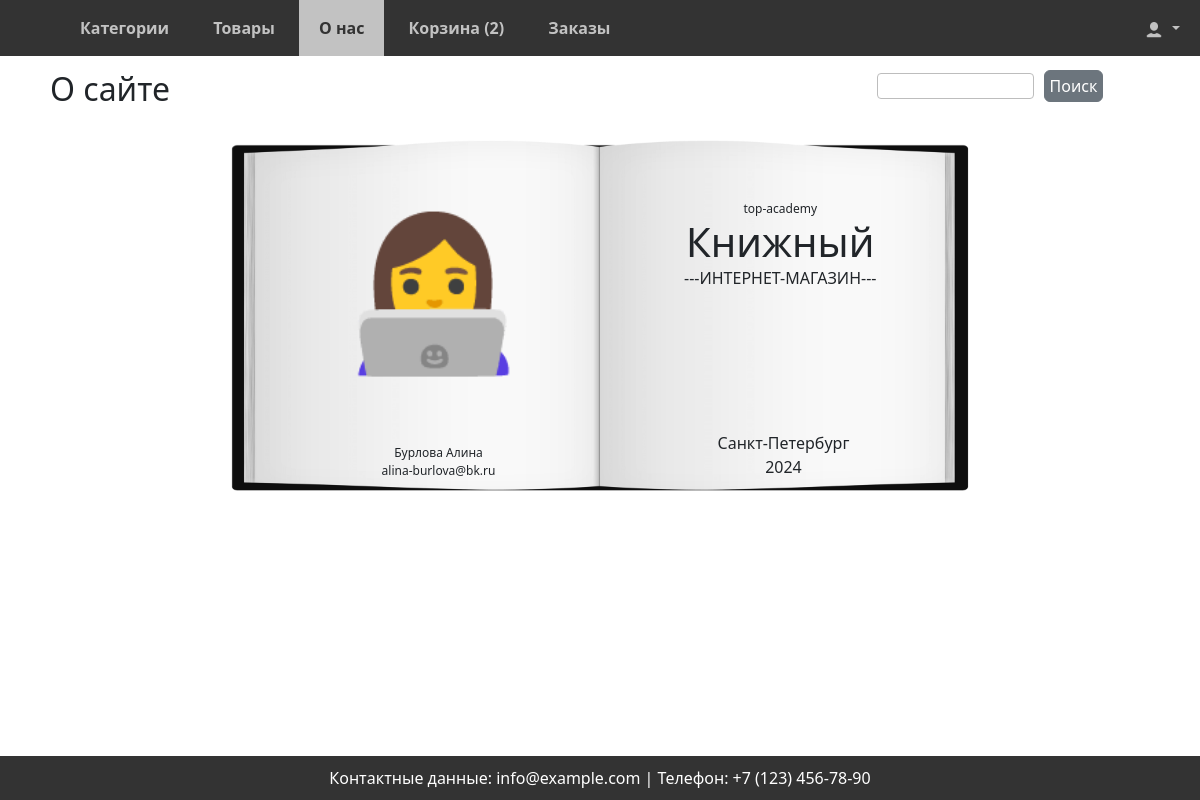
/products/about/ (signed in), run on the app's committed database.
### users/models.py (models this page shows)
class CustomUser(AbstractUser):
    phone = models.CharField(max_length=20, verbose_name="Телефон")
    city = models.CharField(max_length=100, verbose_name="Город")
    image = models.ImageField(upload_to="users/", blank=True, null=True, verbose_name="Изображение")

### shop/views.py (the view)
# urls.py: path('about/', about, name='about'),
def about(request):
    context = {
        'name': 'Книжный',
        'type': '---ИНТЕРНЕТ-МАГАЗИН---',
        'city': 'Санкт-Петербург',
        'year': '2024',
        'pr_name': 'Алина',
        'pr_lastname': 'Бурлова',
        'pr_email': 'alina-burlova@bk.ru',
        'current_page': 'shop:about',
    }
    return render(request, template_name='shop/about.html', context=context)

### orders/forms.py
class QuickOrderForm(forms.Form):
    name = forms.CharField(max_length=50, label="Имя")
    last_name = forms.CharField(max_length=50, label="Фамилия")
    email = forms.EmailField(label="Эл.почта")
    phone = forms.CharField(max_length=50, label="Телефон")
    payment = forms.ChoiceField(choices=PAYMENT_CHOICES, label='Способ оплаты')
    delivery = forms.ChoiceField(choices=DELIVERY_CHOICES, label='Способ Доставки')

### cart/context_processors.py (called while the page is built)
def cart(request):
    if request.user.id:
        return {'cart': ProductCartUser(request)}
    return {'cart': Cart(request)}

### cart/views.py (called while the page is built)
    def __len__(self):
        return sum(item['quantity'] for item in self.cart.values())

### orders/context_processors.py (called while the page is built)
def quick_order_form(request):
    return {'quick_order_form': QuickOrderForm()}

### shop/templates/shop/about.html
{% extends 'base.html' %}
{% load static %}
{% block content %}
<h2 class="about-h2">О сайте</h2>
<div class="about">
    <img src="{% static 'img/book_about.png' %}" alt="Раскрытая книга">
    <div class="all-info">
        <div class="info info-1">
            <p class="p-top">top-academy</p>
            <h1>{{ name }}</h1>
            <p>{{ type }}</p>
        </div>
        <div class="info info-2">
            <p>{{ city }}</p>
            <p>2024</p>
        </div>
    </div>
        <div class="pr-info">
        <div class="pr">👩‍💻</div>
        <div class="info info-pr">
            <p>{{ pr_lastname }} {{ pr_name }}</p>
            <p>{{ pr_email }}</p>
        </div>
    </div>
</div>
{% endblock content %}

### static/css/styles.css (style rules this page uses)
* { box-sizing: border-box; margin: 0; padding: 0; }
body { font-family: Arial, sans-serif; background-color: #e2e1e1; min-height: 100%; margin-top: 50px; }
.about { width: 70vw; height: 35vw; margin: 0 auto; position: relative; }
.about img { width: 100%; height: 95%; }
.all-info { display: flex; flex-direction: column; align-items: center; }
.info { position: absolute; top: 20%; left: 60%; display: flex; flex-direction: column; align-items: center; }
.info-1 p, .info-1 h1, .info-1 h4 { margin: 0; }
.info-2 { top: 75%; left: 64%; }
.info-2 p, .info-pr p { padding: 0 !important; margin-bottom: 0; }
.info-pr { left: 24%; top: 78%; font-size: 12px; }
.about .pr { font-size: 150px; position: absolute; top: 14%; left: 19%; }
.about .p-top { font-size: 12px; }
@media screen and (max-width: 1250px) { .about .p-top { font-size: 10px; } }
@media screen and (max-width: 1250px) { .info-pr { font-size: 10px; } }
@media screen and (max-width: 1250px) { .about .pr { font-size: 120px; } }
@media screen and (max-width: 1250px) { .about h1 { font-size: calc(1.375rem + 1.2vw); } }
@media screen and (max-width: 1250px) { .about p { font-size: .7rem; } }

### data on the page
CustomUser: city "Санкт-Петербург", last_name "Бурлова", first_name "Алина"

### other printed values
{{ cart|length }} "2"
{{ name }} "Книжный"
{{ type }} "---ИНТЕРНЕТ-МАГАЗИН---"
{{ pr_email }} "alina-burlova@bk.ru"
